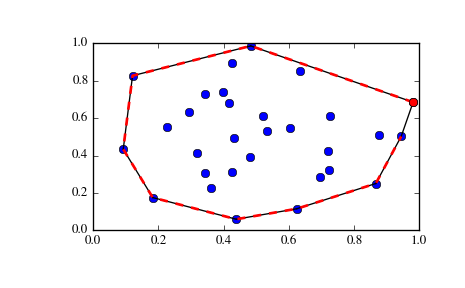

Reproduce this figure in Python.
# Convex hull of a random set of points:

from scipy.spatial import ConvexHull
points = np.random.rand(30, 2)   # 30 random points in 2-D
hull = ConvexHull(points)

# Plot it:

import matplotlib.pyplot as plt
plt.plot(points[:,0], points[:,1], 'o')
for simplex in hull.simplices:
    plt.plot(points[simplex, 0], points[simplex, 1], 'k-')

# We could also have directly used the vertices of the hull, which
# for 2-D are guaranteed to be in counterclockwise order:

plt.plot(points[hull.vertices,0], points[hull.vertices,1], 'r--', lw=2)
plt.plot(points[hull.vertices[0],0], points[hull.vertices[0],1], 'ro')
plt.show()
